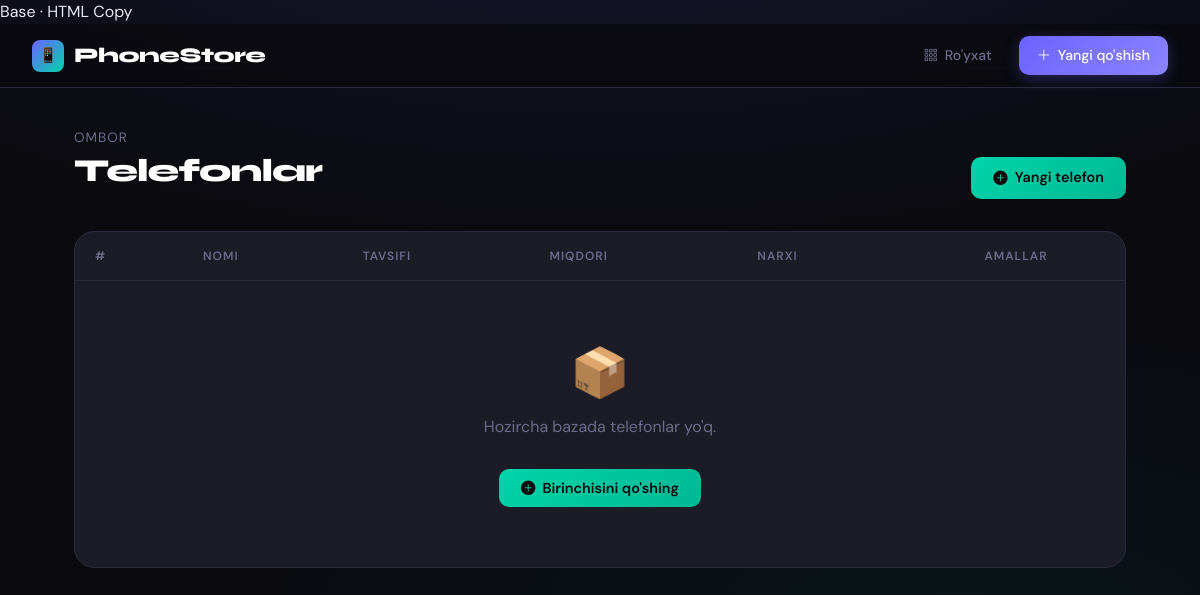
Before: / with the older database file.
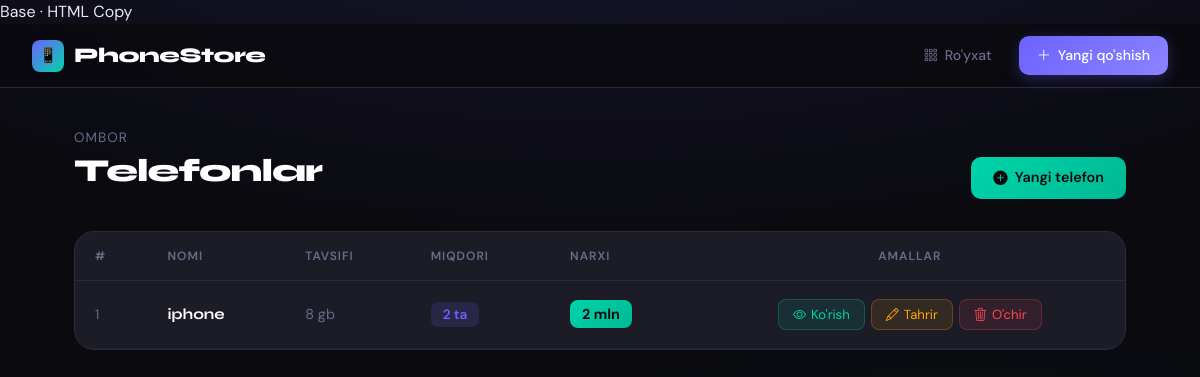
After: the same page with the newer database file.
### phone/models.py (models this page shows)
class Phone(models.Model):
    title=models.CharField(max_length=400)
    description=models.TextField()
    price=models.IntegerField()
    quantity=models.IntegerField()
    created_at=models.DateTimeField(auto_now_add=True)
    updated_at=models.DateTimeField(auto_now=True)

### phone/views.py (the view)
# urls.py: path('', views.phone_list, name='phone_list'),
def phone_list(request):
    phons = Phone.objects.all()
    context = {
        'phons': phons
    }
    return render(request, 'list.html', context)

### templates/list.html
{% extends 'base.html' %}
{% block content %}
<div style="margin-bottom: 2rem; display: flex; justify-content: space-between; align-items: flex-end; flex-wrap: wrap; gap: 1rem;">
    <div>
        <p style="color: var(--muted); font-size: 0.85rem; text-transform: uppercase; letter-spacing: 1px; margin-bottom: 4px;">Ombor</p>
        <h1 style="font-family: 'Syne', sans-serif; font-weight: 800; font-size: 2rem; color: var(--white); letter-spacing: -1px;">
            Telefonlar
        </h1>
    </div>
    <a href="{% url 'phone_create' %}" class="btn-teal">
        <i class="bi bi-plus-circle-fill"></i> Yangi telefon
    </a>
</div>
<div class="glass-card">
    <div style="overflow-x: auto;">
        <table style="width: 100%; border-collapse: collapse;">
            <thead>
                <tr style="border-bottom: 1px solid var(--border);">
                    <th style="padding: 16px 20px; text-align: left; color: var(--muted); font-size: 0.75rem; text-transform: uppercase; letter-spacing: 1px; font-weight: 600;">#</th>
                    <th style="padding: 16px 20px; text-align: left; color: var(--muted); font-size: 0.75rem; text-transform: uppercase; letter-spacing: 1px; font-weight: 600;">Nomi</th>
                    <th style="padding: 16px 20px; text-align: left; color: var(--muted); font-size: 0.75rem; text-transform: uppercase; letter-spacing: 1px; font-weight: 600;">Tavsifi</th>
                    <th style="padding: 16px 20px; text-align: left; color: var(--muted); font-size: 0.75rem; text-transform: uppercase; letter-spacing: 1px; font-weight: 600;">Miqdori</th>
                    <th style="padding: 16px 20px; text-align: left; color: var(--muted); font-size: 0.75rem; text-transform: uppercase; letter-spacing: 1px; font-weight: 600;">Narxi</th>
                    <th style="padding: 16px 20px; text-align: center; color: var(--muted); font-size: 0.75rem; text-transform: uppercase; letter-spacing: 1px; font-weight: 600;">Amallar</th>
                </tr>
            </thead>
            <tbody>
                {% for phon in phons %}
                <tr style="border-bottom: 1px solid rgba(42,42,61,0.5); transition: background 0.15s;" onmouseover="this.style.background='rgba(108,99,255,0.04)'" onmouseout="this.style.background='transparent'">
                    <td style="padding: 18px 20px; color: var(--muted); font-size: 0.85rem;">{{ forloop.counter }}</td>
                    <td style="padding: 18px 20px;">
                        <span style="font-family: 'Syne', sans-serif; font-weight: 700; color: var(--white); font-size: 0.95rem;">{{ phon.title }}</span>
                    </td>
                    <td style="padding: 18px 20px; color: var(--muted); font-size: 0.9rem;">{{ phon.description }}</td>
                    <td style="padding: 18px 20px;">
                        <span style="background: rgba(108,99,255,0.15); color: var(--accent); border-radius: 7px; padding: 4px 12px; font-size: 0.85rem; font-weight: 600;">{{ phon.quantity }} ta</span>
                    </td>
                    <td style="padding: 18px 20px;">
                        <span class="badge-price">{{ phon.price }} mln</span>
                    </td>
                    <td style="padding: 18px 20px; text-align: center;">
                        <div style="display: inline-flex; gap: 6px;">
                            <a href="{% url 'phone_detail' phon.pk %}" style="background: rgba(0,212,170,0.1); color: var(--accent2); border: 1px solid rgba(0,212,170,0.25); border-radius: 8px; padding: 6px 14px; font-size: 0.82rem; text-decoration: none; transition: all 0.2s; display: inline-flex; align-items: center; gap: 5px;" onmouseover="this.style.background='var(--accent2)';this.style.color='#0a0a0f'" onmouseout="this.style.background='rgba(0,212,170,0.1)';this.style.color='var(--accent2)'">
                                <i class="bi bi-eye"></i> Ko'rish
                            </a>
                            <a href="{% url 'phone_update' phon.pk %}" style="background: rgba(255,165,2,0.1); color: var(--warning); border: 1px solid rgba(255,165,2,0.25); border-radius: 8px; padding: 6px 14px; font-size: 0.82rem; text-decoration: none; transition: all 0.2s; display: inline-flex; align-items: center; gap: 5px;" onmouseover="this.style.background='var(--warning)';this.style.color='#0a0a0f'" onmouseout="this.style.background='rgba(255,165,2,0.1)';this.style.color='var(--warning)'">
                                <i class="bi bi-pencil"></i> Tahrir
                            </a>
                            <a href="{% url 'phone_delete' phon.pk %}" style="background: rgba(255,71,87,0.1); color: var(--danger); border: 1px solid rgba(255,71,87,0.25); border-radius: 8px; padding: 6px 14px; font-size: 0.82rem; text-decoration: none; transition: all 0.2s; display: inline-flex; align-items: center; gap: 5px;" onmouseover="this.style.background='var(--danger)';this.style.color='#fff'" onmouseout="this.style.background='rgba(255,71,87,0.1)';this.style.color='var(--danger)'">
                                <i class="bi bi-trash3"></i> O'chir
                            </a>
                        </div>
                    </td>
                </tr>
                {% empty %}
                <tr>
                    <td colspan="6" style="padding: 60px 20px; text-align: center;">
                        <div style="font-size: 3rem; margin-bottom: 12px;">📦</div>
                        <p style="color: var(--muted); font-size: 1rem;">Hozircha bazada telefonlar yo'q.</p>
                        <a href="{% url 'phone_create' %}" class="btn-teal" style="margin-top: 16px;">
                            <i class="bi bi-plus-circle-fill"></i> Birinchisini qo'shing
                        </a>
                    </td>
                </tr>
                {% endfor %}
            </tbody>
        </table>
    </div>
</div>
{% endblock %}

### templates/base.html (shortened to what this page needs)
<!DOCTYPE html>
<html lang="uz">
<head>
    <link href="https://cdn.jsdelivr.net/npm/bootstrap@5.3.0/dist/css/bootstrap.min.css" rel="stylesheet">
    <link href="https://cdn.jsdelivr.net/npm/bootstrap-icons@1.11.0/font/bootstrap-icons.css" rel="stylesheet">
</head>
<body>
    <nav class="top-nav">
        <a href="{% url 'phone_list' %}" class="nav-brand">
            <div class="brand-icon">📱</div>
            PhoneStore
        </a>
        <div class="nav-links">
            <a href="{% url 'phone_list' %}" class="nav-btn nav-btn-ghost">
                <i class="bi bi-grid-3x3-gap"></i> Ro'yxat
            </a>
            <a href="{% url 'phone_create' %}" class="nav-btn nav-btn-primary">
                <i class="bi bi-plus-lg"></i> Yangi qo'shish
            </a>
        </div>
    </nav>
    <div class="page-content">
        {% block content %}
        {% endblock %}
    </div>
</body>
</html>

### templates/base.html (style rules this page uses)
:root { --bg: #0a0a0f; --surface: #13131a; --card: #1c1c27; --border: #2a2a3d; --accent: #6c63ff; --accent2: #00d4aa; --danger: #ff4757; --warning: #ffa502; --text: #e8e8f0; --muted: #6b6b8a; --white: #ffffff; }
* { box-sizing: border-box; margin: 0; padding: 0; }
body { background: var(--bg); color: var(--text); font-family: 'DM Sans', sans-serif; min-height: 100vh; background-image: radial-gradient(ellipse 80% 50% at 50% -20%, rgba(108, 99, 255, 0.15), transparent), radial-gradient(ellipse 60% 40% at 80% 80%, rgba(0, 212, 170, 0.06), transparent); }
.top-nav { position: sticky; top: 0; z-index: 100; background: rgba(10, 10, 15, 0.85); backdrop-filter: blur(20px); border-bottom: 1px solid var(--border); padding: 0 2rem; display: flex; align-items: center; justify-content: space-between; height: 64px; }
.nav-brand { font-family: 'Syne', sans-serif; font-weight: 800; font-size: 1.3rem; color: var(--white); text-decoration: none; display: flex; align-items: center; gap: 10px; letter-spacing: -0.5px; }
.nav-brand .brand-icon { width: 32px; height: 32px; background: linear-gradient(135deg, var(--accent), var(--accent2)); border-radius: 8px; display: flex; align-items: center; justify-content: center; font-size: 0.9rem; }
.nav-links { display: flex; gap: 8px; }
.nav-btn { padding: 8px 18px; border-radius: 10px; font-family: 'DM Sans', sans-serif; font-weight: 500; font-size: 0.88rem; text-decoration: none; transition: all 0.2s; display: flex; align-items: center; gap: 7px; border: none; cursor: pointer; }
.nav-btn-ghost { background: transparent; color: var(--muted); border: 1px solid transparent; }
.nav-btn-primary { background: linear-gradient(135deg, var(--accent), #8b83ff); color: var(--white); box-shadow: 0 4px 15px rgba(108, 99, 255, 0.3); }
.page-content { max-width: 1100px; margin: 0 auto; padding: 2.5rem 1.5rem; }
.glass-card { background: var(--card); border: 1px solid var(--border); border-radius: 20px; overflow: hidden; }
.page-content > * { animation: fadeUp 0.4s ease forwards; }
.btn-teal { background: linear-gradient(135deg, var(--accent2), #00b894); color: #0a0a0f; border: none; border-radius: 10px; padding: 10px 22px; font-family: 'DM Sans', sans-serif; font-weight: 600; font-size: 0.9rem; cursor: pointer; transition: all 0.2s; text-decoration: none; display: inline-flex; align-items: center; gap: 7px; }
.badge-price { background: linear-gradient(135deg, var(--accent2), #00b894); color: #0a0a0f; font-weight: 700; border-radius: 8px; padding: 5px 12px; font-size: 0.9rem; }

Changed rows visible on the page:
added Phone: title "iphone", description "8 gb", quantity "2", price "2"
Other visible differences:
text no longer shown: "📦 Hozircha bazada telefonlar yo'q. Birinchisini qo'shing"
